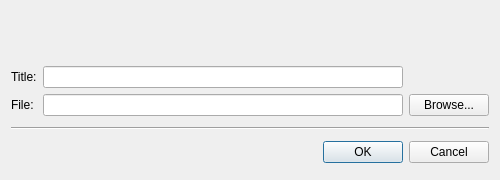
<ui version="4.0" >
 <author>Tarek Saidi</author>
 <class>AddBookmarkDlg</class>
 <widget class="QWidget" name="AddBookmarkDlg" >
  <property name="geometry" >
   <rect>
    <x>0</x>
    <y>0</y>
    <width>500</width>
    <height>180</height>
   </rect>
  </property>
  <property name="sizePolicy" >
   <sizepolicy vsizetype="Fixed" hsizetype="Fixed" >
    <horstretch>0</horstretch>
    <verstretch>0</verstretch>
   </sizepolicy>
  </property>
  <property name="minimumSize" >
   <size>
    <width>500</width>
    <height>180</height>
   </size>
  </property>
  <property name="maximumSize" >
   <size>
    <width>500</width>
    <height>180</height>
   </size>
  </property>
  <property name="windowTitle" >
   <string>Add Bookmark</string>
  </property>
  <layout class="QVBoxLayout" >
   <item>
    <spacer>
     <property name="orientation" >
      <enum>Qt::Vertical</enum>
     </property>
     <property name="sizeType" >
      <enum>QSizePolicy::Fixed</enum>
     </property>
     <property name="sizeHint" >
      <size>
       <width>20</width>
       <height>50</height>
      </size>
     </property>
    </spacer>
   </item>
   <item>
    <layout class="QGridLayout" >
     <item row="0" column="0" >
      <widget class="QLabel" name="label" >
       <property name="text" >
        <string>Title:</string>
       </property>
      </widget>
     </item>
     <item row="0" column="1" >
      <widget class="QLineEdit" name="Edit_Title" />
     </item>
     <item row="1" column="0" >
      <widget class="QLabel" name="label_2" >
       <property name="text" >
        <string>File:</string>
       </property>
      </widget>
     </item>
     <item row="1" column="1" >
      <widget class="QLineEdit" name="Edit_Filename" />
     </item>
     <item row="1" column="2" >
      <widget class="QPushButton" name="Button_Browse" >
       <property name="text" >
        <string>Browse...</string>
       </property>
      </widget>
     </item>
    </layout>
   </item>
   <item>
    <widget class="Line" name="line" >
     <property name="orientation" >
      <enum>Qt::Horizontal</enum>
     </property>
    </widget>
   </item>
   <item>
    <widget class="QDialogButtonBox" name="buttonBox" >
     <property name="standardButtons" >
      <set>QDialogButtonBox::Cancel|QDialogButtonBox::NoButton|QDialogButtonBox::Ok</set>
     </property>
    </widget>
   </item>
  </layout>
 </widget>
 <includes/>
 <resources/>
 <connections/>
</ui>
